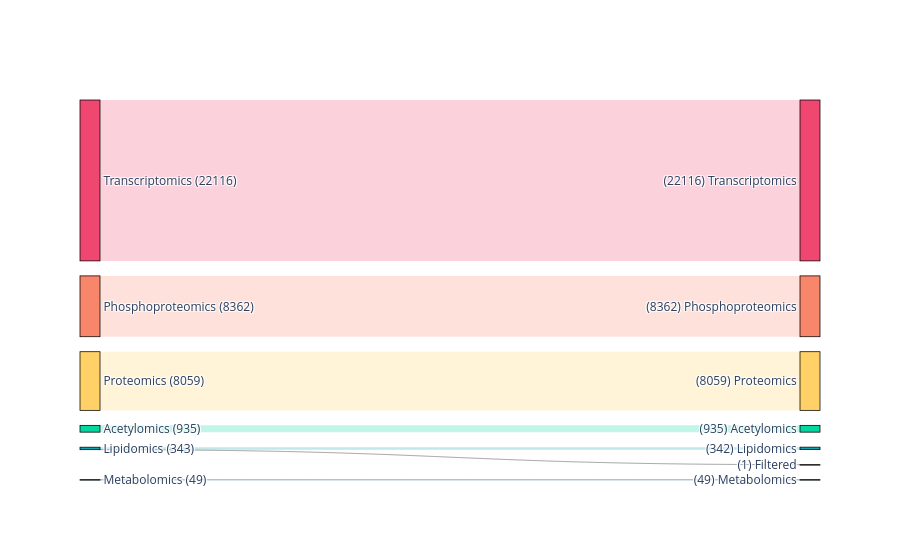

Notebook code for this chart:
### Markdown cell above
#### White patients

### Code cell
# select the sample columns
# WT
wt_cols = meta.filter(
    (pl.col("Race") == "White")
    & ~pl.col("NPM1")
    & ~pl.col("FLT3_ITD")
)["Sample"].to_list()
print(f"{wt_cols=}")
# NPM1
mut_cols = meta.filter(
    (pl.col("Race") == "White")
    & pl.col("NPM1")
    & pl.col("FLT3_ITD")
)["Sample"].to_list()
print(f"{mut_cols=}")

# save the sample columns
with open(os.path.join(CACHE_DIR, "W_FLT3-ITDxNPM1-WT_cols.pkl"), "wb") as pf:
    pickle.dump((wt_cols, mut_cols), pf)

# subset the omics data
subset = select_subset(combined, wt_cols, mut_cols)

# save the subset to file
subset.write_ipc(os.path.join(CACHE_DIR, "W_FLT3-ITDxNPM1-WT.arrow"))

# display
display(subset)

# report on the number of features in each block
subset.group_by("Block").len().sort("len", descending=True)

# plot feature counts before/after subsetting
plot_filtered_feature_counts(
    combined,
    subset,
    figname=os.path.join(FIGURE_DIR, "block-feature-counts_W_FLT3-ITDxNPM1-WT.png")
)

### Figure 1 — Plotly figure (JSON) as saved in the notebook; plotly's stock layout.template omitted (floating-point values rounded to 4 significant figures)
{"data": [{"arrangement": "freeform", "link": {"color": ["rgba(239, 71, 111, 0.25)", "rgba(68, 68, 68, 0.25)", "rgba(247, 134, 107, 0.25)", "rgba(68, 68, 68, 0.25)", "rgba(255, 209, 102, 0.25)", "rgba(68, 68, 68, 0.25)", "rgba(6, 214, 160, 0.25)", "rgba(68, 68, 68, 0.25)", "rgba(17, 162, 178, 0.25)", "rgba(68, 68, 68, 0.25)", "rgba(11, 101, 132, 0.25)", "rgba(68, 68, 68, 0.25)"], "source": [0, 0, 2, 2, 4, 4, 6, 6, 8, 8, 10, 10], "target": [1, 12, 3, 12, 5, 12, 7, 12, 9, 12, 11, 12], "value": [22116, 0, 8362, 0, 8059, 0, 935, 0, 342, 1, 49, 0]}, "node": {"color": ["#EF476F", "#EF476F", "#F7866B", "#F7866B", "#FFD166", "#FFD166", "#06D6A0", "#06D6A0", "#11A2B2", "#11A2B2", "#0B6584", "#0B6584", "#444444"], "label": ["Transcriptomics (22116)", "(22116) Transcriptomics", "Phosphoproteomics (8362)", "(8362) Phosphoproteomics", "Proteomics (8059)", "(8059) Proteomics", "Acetylomics (935)", "(935) Acetylomics", "Lipidomics (343)", "(342) Lipidomics", "Metabolomics (49)", "(49) Metabolomics", "(1) Filtered"], "line": {"color": "black", "width": 0.75}, "pad": 15, "thickness": 20}, "type": "sankey"}], "layout": {}}
